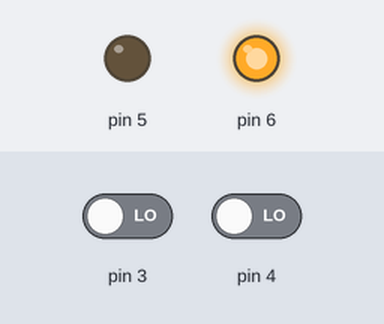
Simulated run of this sketch. Board: Arduino Uno, built with avr-gcc and run on an emulated ATmega328P. Shown: output pins drawn as LEDs (lit = HIGH). Inputs (shaded band) come from the test bench; at power-on: pin 3 LOW, pin 4 LOW.

Above: at 1.2 s.
1.3 s: pin 3 driven HIGH
At 2.0 s:
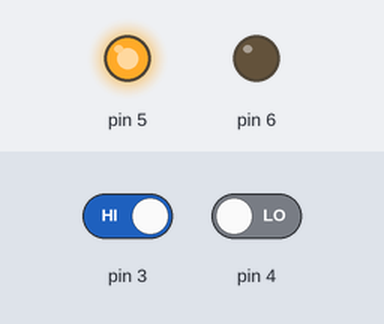
2.8 s: pin 3 driven LOW
At 3.2 s:
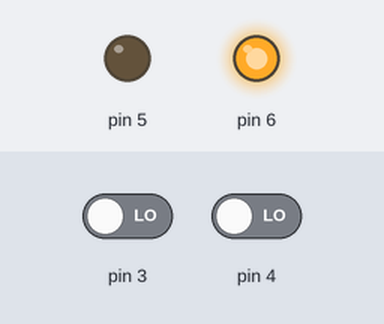
4.3 s: pin 4 driven HIGH
At 5.5 s:
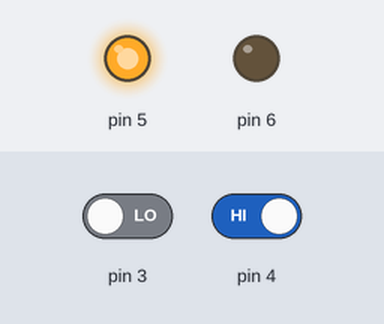
Timing chart, 0 to 7.3 s (numbered marks = the images above; inputs shaded):
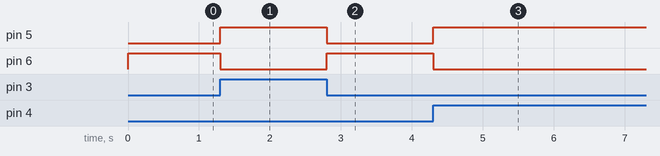

The sketch:

exp3.ino
```cpp
int A, B, C, D;

void setup() {
  pinMode(3, INPUT);
  pinMode(4, INPUT);
  pinMode(5, OUTPUT);
  pinMode(6, OUTPUT);
}

void loop() {
 A = digitalRead(3);
 B = digitalRead(4);
    C = (A&&!B)||(!A&&B);
// XOR i.e. Exclusive OR operation on A,B
    D = !(C);
// XNOR i.e. Exclusive NOR operation on A,B
 digitalWrite(5, C);
 digitalWrite(6, D);
}
```

Measured:
- after the input at 1.3 s, pin 5: LOW → HIGH at once; pin 6: HIGH → LOW at once
- after the input at 2.8 s, pin 5: HIGH → LOW at once; pin 6: LOW → HIGH at once
- after the input at 4.3 s, pin 5: LOW → HIGH at once; pin 6: HIGH → LOW at once
